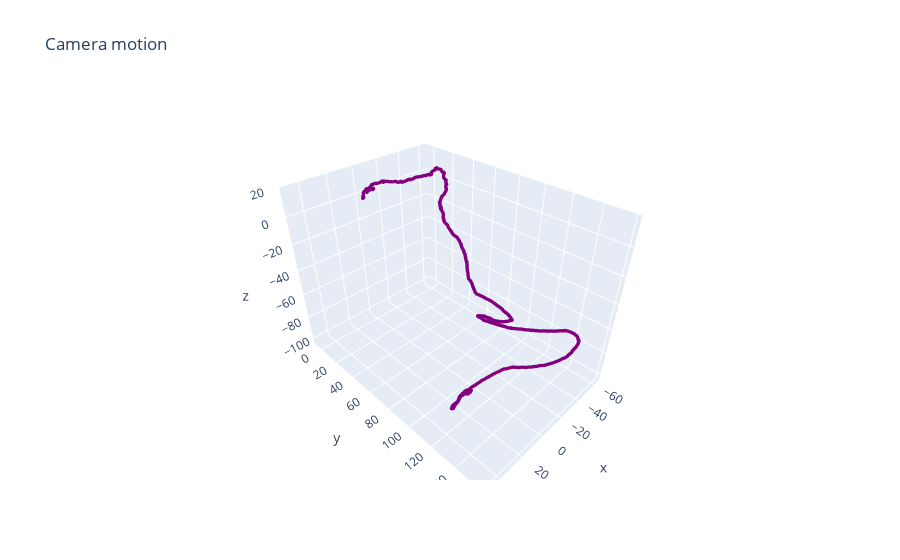

Notebook source saved alongside this figure:
### Code cell
npz_filename = '/media/vika/SamsungSSD7/Courses/peleng-cources/HW_10/saved_data/data_RANSAC-3.0_5fps.npz'

# load arrays from npz-file
data = np.load(npz_filename)
trajectory = data['trajectory']
rotations_list = data['R']

visualize_trajectory(rotations_list, trajectory)
